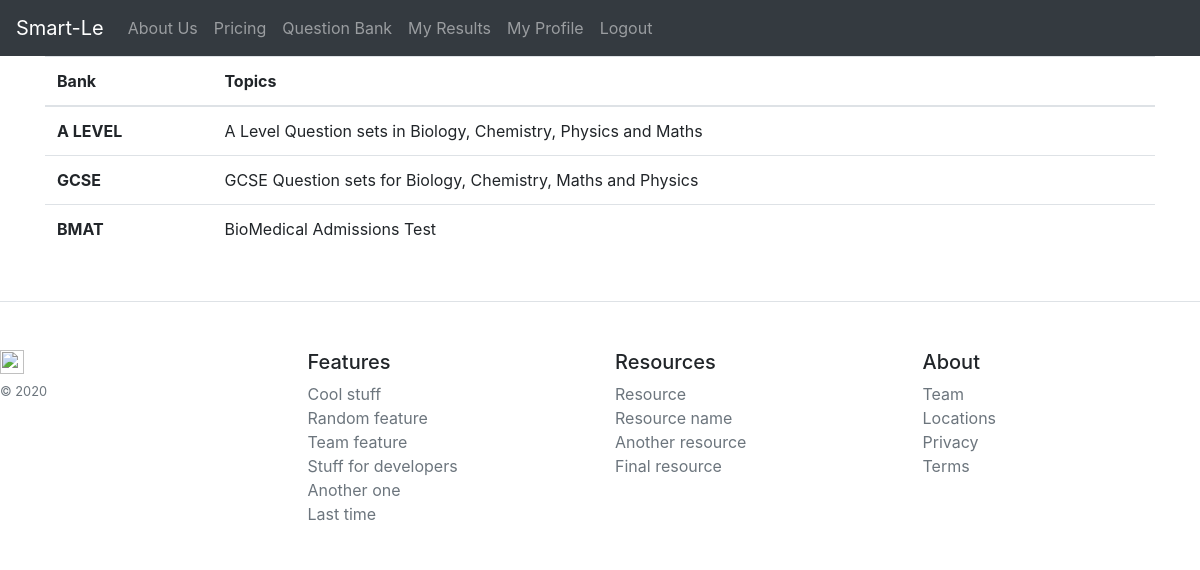
The page /qbank/ (signed in) on the database its author committed.
### Qbank/models.py (models this page shows, shortened)
class QbankModel(models.Model):
    name = models.CharField(max_length=40, unique=True)
    description = models.CharField(max_length=100)

### Qbank/views.py (the view)
# urls.py: url('qbank/', QbankListView.as_view(), name='qbankview')
@method_decorator(login_required, name='dispatch')
class QbankListView(ListView):
    model = QbankModel
    template_name = 'qbankview.html'
    context_object_name = 'Qbank'

### templates/qbankview.html (shortened to what this page needs)
{% extends "base.html" %}
{% block table %}
    <div class="container">
      <table class="table table-hover">
        <thead>
          <tr>
            <th scope="col">Bank</th>
            <th scope="col">Topics</th>
          </tr>
        </thead>
        <tbody>
          {% for qbank in Qbank %}
          <tr>
            <th scope="row">{{qbank.name}}</th>
            <td>{{qbank.description}}</td>
          </tr>
          {% endfor %}
        </tbody>
      </table>
    </div>
{% endblock table %}

### rows shown on the page
QbankModel: name "A LEVEL", description "A Level Question sets in Biology, Chemistry, Physics and Maths"
QbankModel: name "GCSE", description "GCSE Question sets for Biology, Chemistry, Maths and Physics"
QbankModel: name "BMAT", description "BioMedical Admissions Test"
